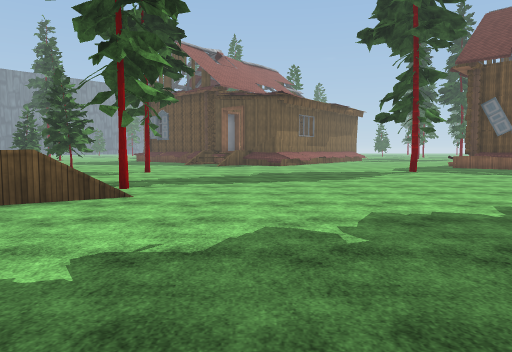
[1] (above)

24 first-person views from a walk through a scene from a Unity 3-D project. The camera is 1.5 m above the floor, tilts 4° down and sees 70° across. The floor is counted in squares, 2 m on a side. Each view is taken from the middle of a square. On the plan, view 1 faces up. The plan holds only what a view shows up to about 11 squares ahead; the rest is blank. The place goes on beyond the plan. The player is left out. Some surface patterns are stand-ins.

[2]
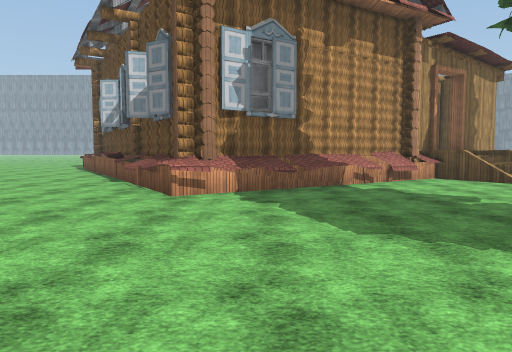

[3]
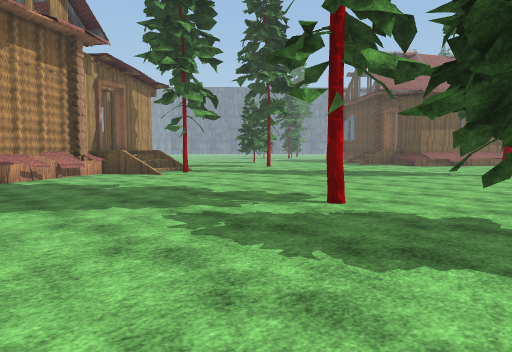

[4]
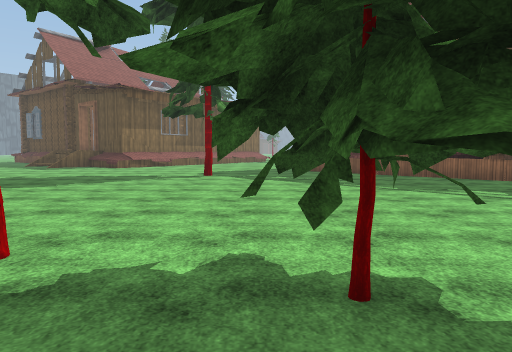

[5]
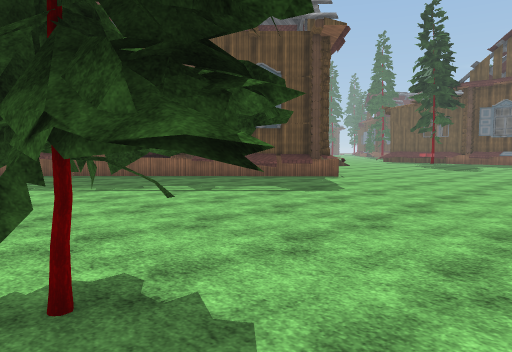

[6]
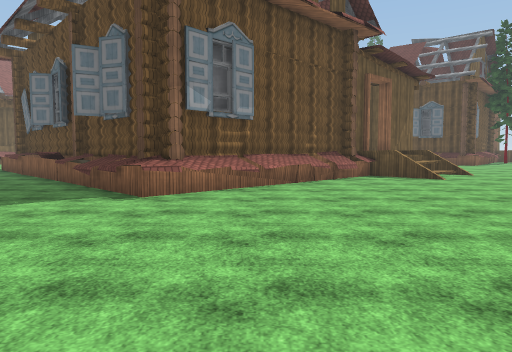

[7]
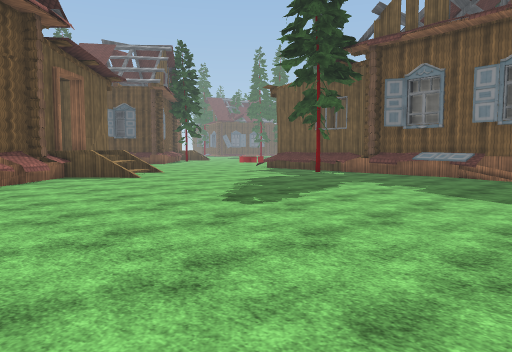

[8]
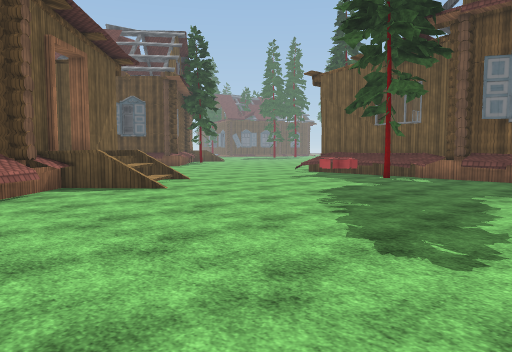

[9]
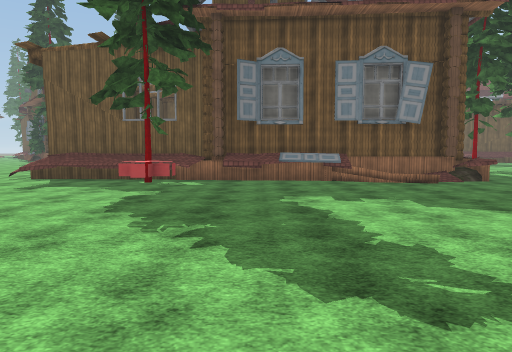

[10]
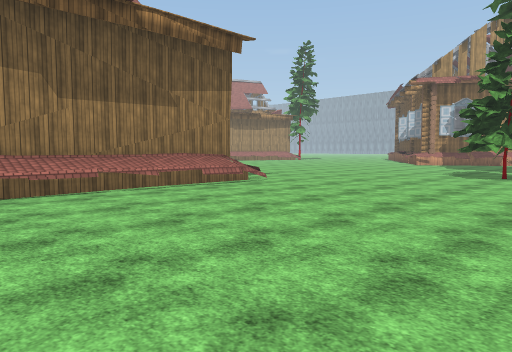

[11]
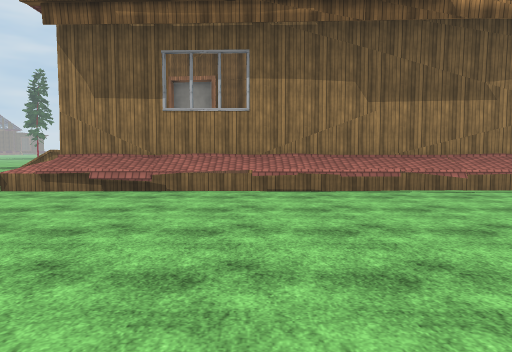

[12]
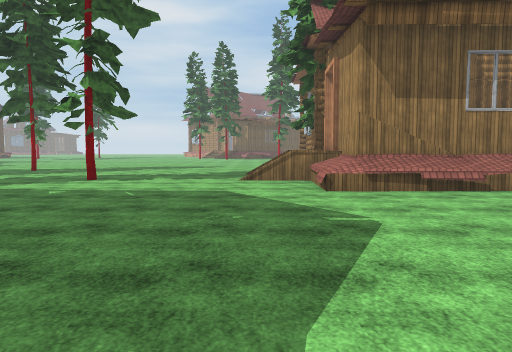

[13]
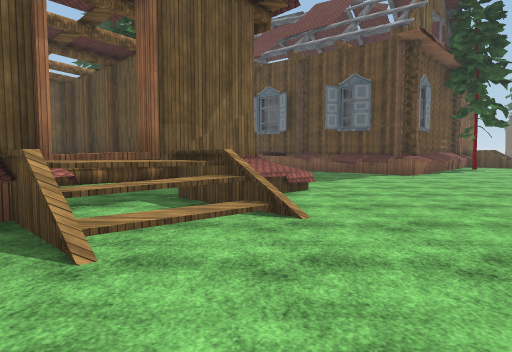

[14]
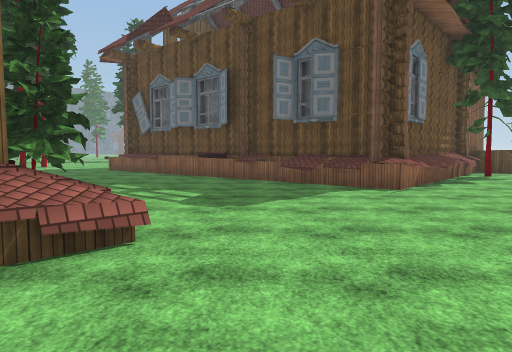

[15]
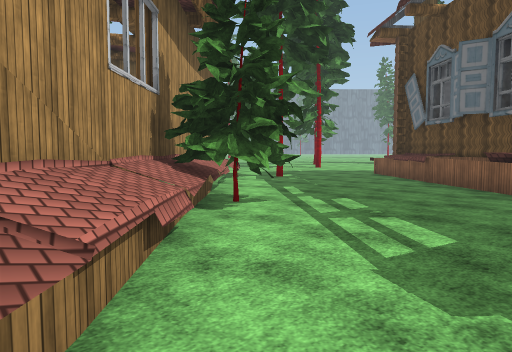

[16]
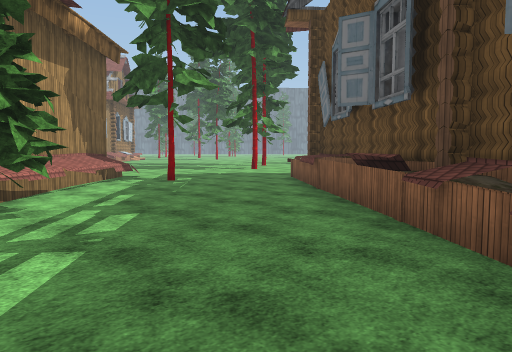

[17]
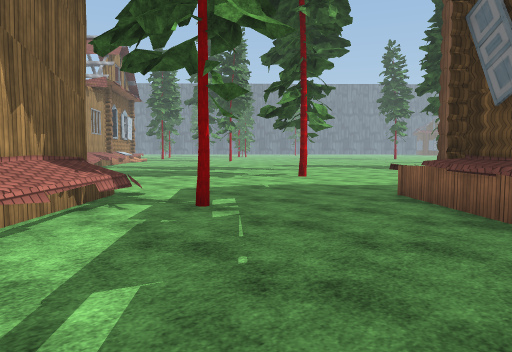

[18]
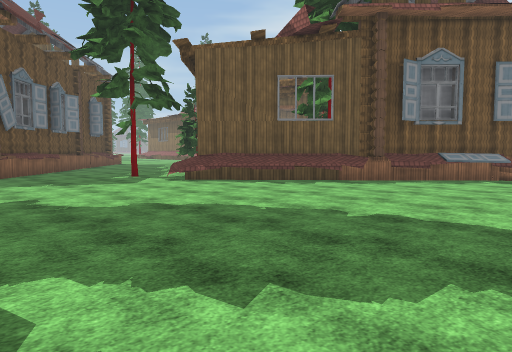

[19]
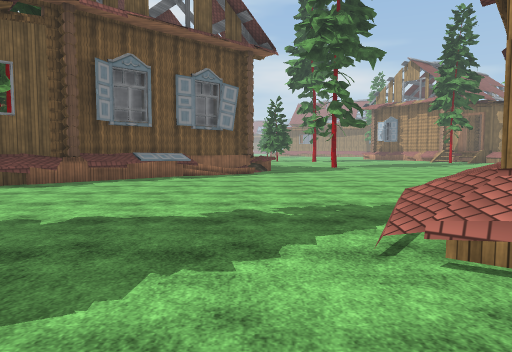

[20]
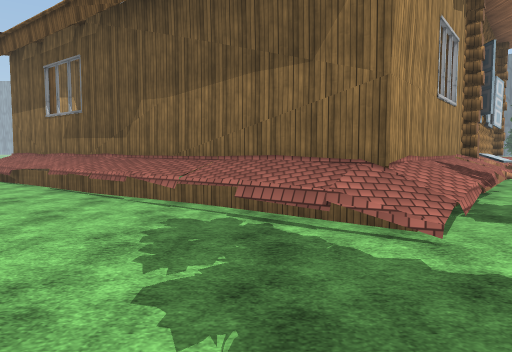

[21]
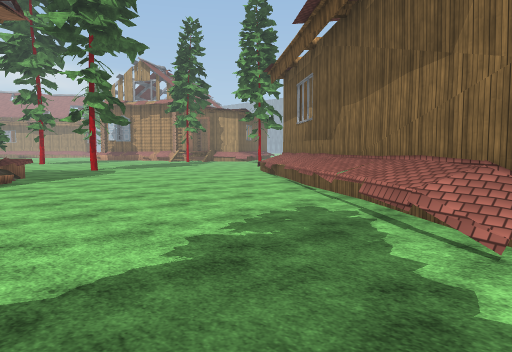

[22]
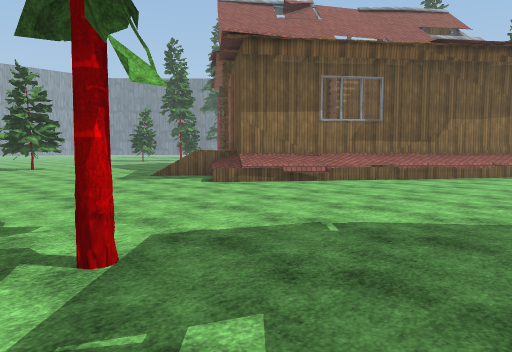

[23]
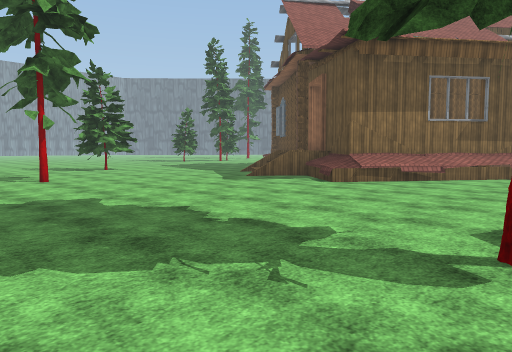

[24]
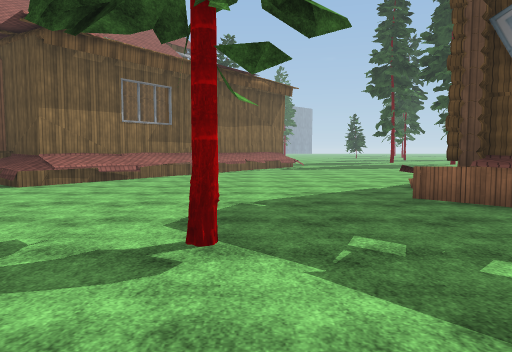

### Floor plan
Key: @ floor where view 1 was taken; # wall or solid block; . main floor; : floor 1 m higher than the main floor; + floor 1.25 m higher than the main floor; / step, stairs or slope; = window, fence, low wall or low ledge; ^ raised ledge; v drop or lower ground.
Columns run from 5 left of view 1 to 29 right of it. Each row starts with its distance up from view 1.
 30        ^^.            ...
 29         ##=.  ....   .#..
 28          ###..............
 27            ##.............##
 26            ##=............###
 25            #=...............##
 24           ##........../.#....###
 23          +#..........###......^##
 22          ##.........## ##.......#^
 21         #=.........##   ##......^^#
 20     /# ##.........^#     ###......#
 19     /###.........^^       ##.......
 18    /#=##......./^#         #=......
 17    .........../ #          ##=.....
 16   ...........###            ##=....
 15  ............ ##           ##=....
 14 ...............=#         ####....
 13 .#........#... .=#       ###==.....
 12 .............. ..=#     ##.v.......
 11  .................^#   ##..........
 10  ..................^###^..........=
  9  ...................^###..........=
  8   ...................^.......^....#
  7 #/#...............................
  6 #///..............................:
  5 ##=.............................../
  4  #^.......#.##..................../
  3  ##.........##...................//
  2   #^..............................#
  1    #^.............................#
  0    ##@........ ....................
 -1     ##.....     ..##########=......
 -2   #^^.....       =#        ##......
 -3  #^^....                    ##=....
 -4 #^.....                     #= ....
 -5 .....                       #  ....
 -6 ....

Positions as (right, up) in squares from view 1, and headings:
1: (0, 0), facing up
2: (6, 0), facing left
3: (8, 0), facing up-left
4: (7, 2), facing up
5: (7, 2), facing up-right
6: (18, 2), facing up
7: (18, 2), facing up-right
8: (19, 5), facing up-right
9: (20, 7), facing right
10: (19, 6), facing down-left
11: (19, 6), facing down
12: (25, 6), facing down
13: (24, 9), facing up
14: (26, 13), facing up
15: (26, 16), facing up-left
16: (27, 19), facing up-left
17: (23, 21), facing up-left
18: (9, 29), facing down-right
19: (9, 29), facing down
20: (11, 25), facing left
21: (11, 27), facing down-left
22: (8, 12), facing up-left
23: (6, 10), facing up-left
24: (6, 10), facing up
